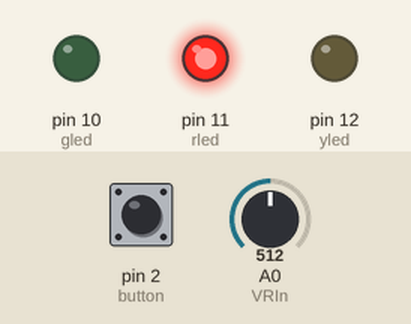
A sketch run on a simulated Arduino Uno, built with avr-gcc and run on an emulated ATmega328P. On the bench: output pins drawn as LEDs (lit = HIGH). Inputs (shaded band) come from the test bench; at power-on: A0 (VRIn) = 512, pin 2 (button) LOW. Random numbers use the default seed unless the sketch sets one.

Above: at 1.2 s.
1.3 s: A0 (VRIn) set to 353
2.8 s: A0 (VRIn) set to 328
At 4.2 s:
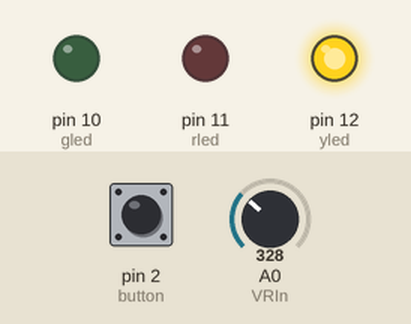
4.5 s: A0 (VRIn) set to 692
At 5.4 s:
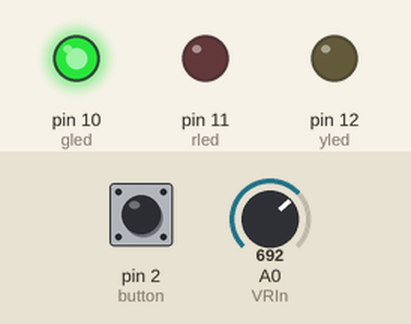
7.8 s: A0 (VRIn) set to 670
At 9.0 s:
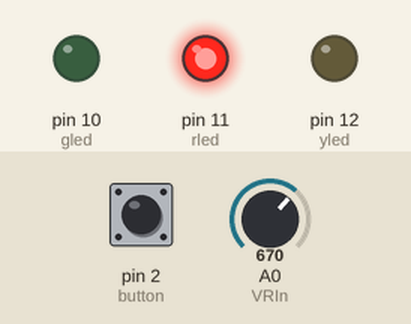
9.3 s: A0 (VRIn) set to 716
At 10.4 s:
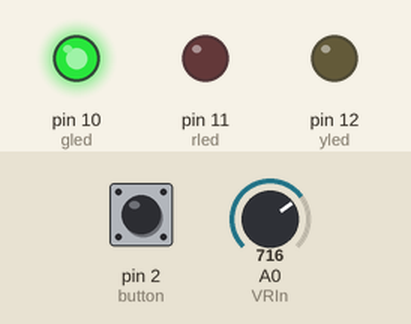
Timing chart, 0 to 11.8 s (numbered marks = the images above; inputs shaded):
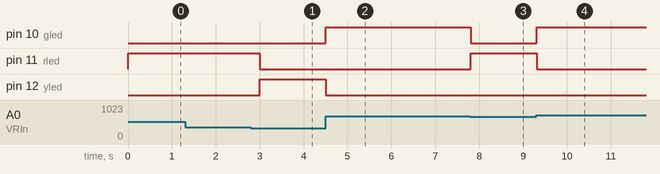

Measured:
- the behaviour switches between 342 and 341 on A0 (VRIn) (found by bisection; images 0 and 1)
- the behaviour switches between 682 and 681 on A0 (VRIn) (found by bisection; images 2 and 3)
- after the input at 1.3 s, every drawn part: stays the same
- after the input at 2.8 s, pin 11 (rled): HIGH → LOW after 0.20 s; pin 12 (yled): LOW → HIGH after 0.20 s
- after the input at 4.5 s, pin 10 (gled): LOW → HIGH at once; pin 12 (yled): HIGH → LOW at once
- after the input at 7.8 s, pin 10 (gled): HIGH → LOW at once; pin 11 (rled): LOW → HIGH at once
- after the input at 9.3 s, pin 10 (gled): LOW → HIGH at once; pin 11 (rled): HIGH → LOW at once

The sketch:

dice.ino
```cpp
//根據Arduino Uno與S4 sensor上之滑桿電阻改變色子模式(黃燈為D6、紅燈為D10、綠燈為D20)
//按下按鈕可骰出一個隨機數值
const int VRIn = A0;
const int button = 2;
const int gled = 10;
const int rled = 11;
const int yled = 12;
int slider,val_button,rand_number;
int key = 0;

void setup() {
  Serial.begin(9600);
  pinMode(VRIn, INPUT);
  pinMode(button, INPUT);
  pinMode(rled, OUTPUT);
  pinMode(gled, OUTPUT);
  pinMode(yled, OUTPUT);
  randomSeed(analogRead(VRIn));
}

void loop() {
  slider = analogRead(VRIn);
  val_button = digitalRead(button);

  if (slider <= 341){
    digitalWrite(rled,LOW);
    digitalWrite(gled,LOW);
    digitalWrite(yled,HIGH);

    rand_number = random(1,6);
    if (val_button == HIGH){
      key++;
      if (key == 1){
        //Serial.print(key);
        Serial.print(" D6 : ");
        Serial.println(rand_number);
      }
    }
    else{
      key = 0;
    }
  }
  else if(slider >= 682){
    digitalWrite(rled,LOW);
    digitalWrite(gled,HIGH);
    digitalWrite(yled,LOW);

    rand_number = random(1,20);
    if (val_button == HIGH){
      key++;
      if (key == 1){
        Serial.print("D20 : ");
        Serial.println(rand_number);;
      }
    }
    else key = 0;
  }
  else{
    digitalWrite(rled,HIGH);
    digitalWrite(gled,LOW);
    digitalWrite(yled,LOW);

    rand_number = random(1,10);
    if (val_button == HIGH){
      key++;
      if (key == 1){
        Serial.print("D10 : ");
        Serial.println(rand_number);
      }
    }
    else key = 0;
  }
  delay(300);
}
```
